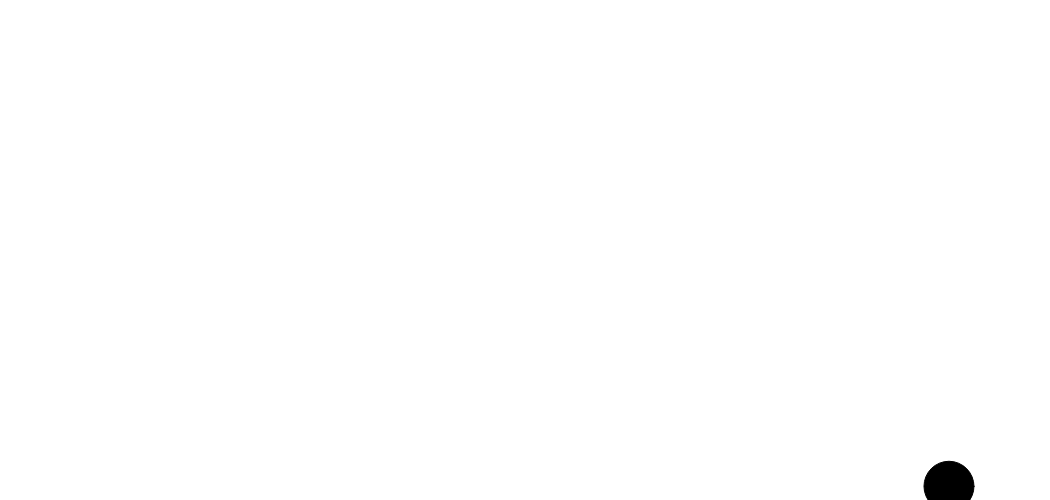
Frame 1 (no input)
Frame 60 (no input): blank canvas, image omitted
Frame 120 (the mouse pressed at the canvas centre since frame 60): blank canvas, image omitted

The p5.js sketch that drew this single still picture (run headless with seeded random() and noise() and a simulated clock; from frame 60 on, the mouse is pressed at the canvas centre):

// p5.js sketch
// ── sketch.js
function changeDirection() {
  x = Math.random() * 1050;
  y = Math.random() * 500;
}
function setup() {
  createCanvas(1050, 500);
  background(300);
}
let value = 0;
let x = Math.random() * 1050;
let y = Math.random() * 500;
let xDirection = x++;
let yDirection = y++;
function draw() {
  background(300);
  fill(value);
  ellipse(x, y, 50, 50);

   if (x >= 1050) {
     xDirection = xDirection * -1;
   } else if (x <= 0) {
     xDirection = xDirection * -1;
   }
   x += xDirection * -1;
  if (y >= 500){
      yDirection = yDirection * -1;
  }else if(y <= 0){
      yDirection = yDirection * -1;
  }
  y += yDirection * -1;
}
